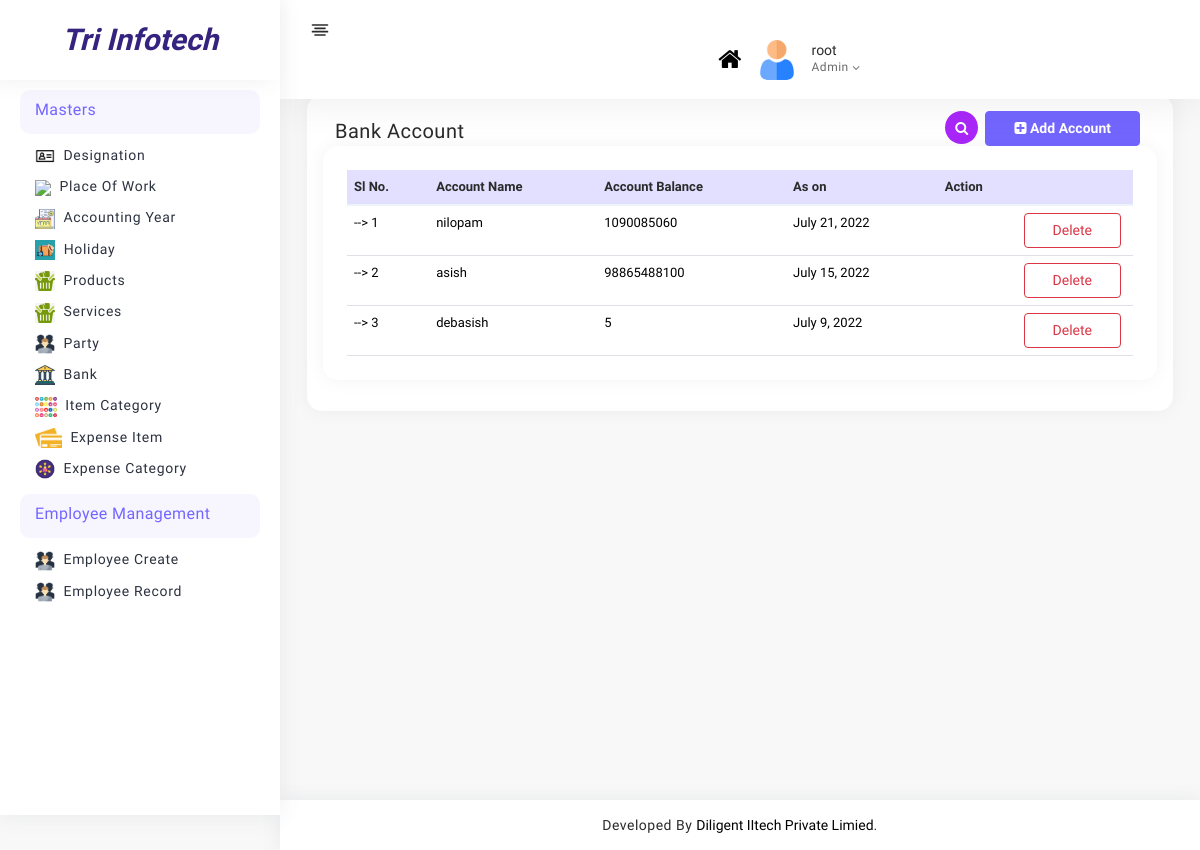
/admin_panel/bank_list/ (signed in), run on an earlier commit of the app's database.
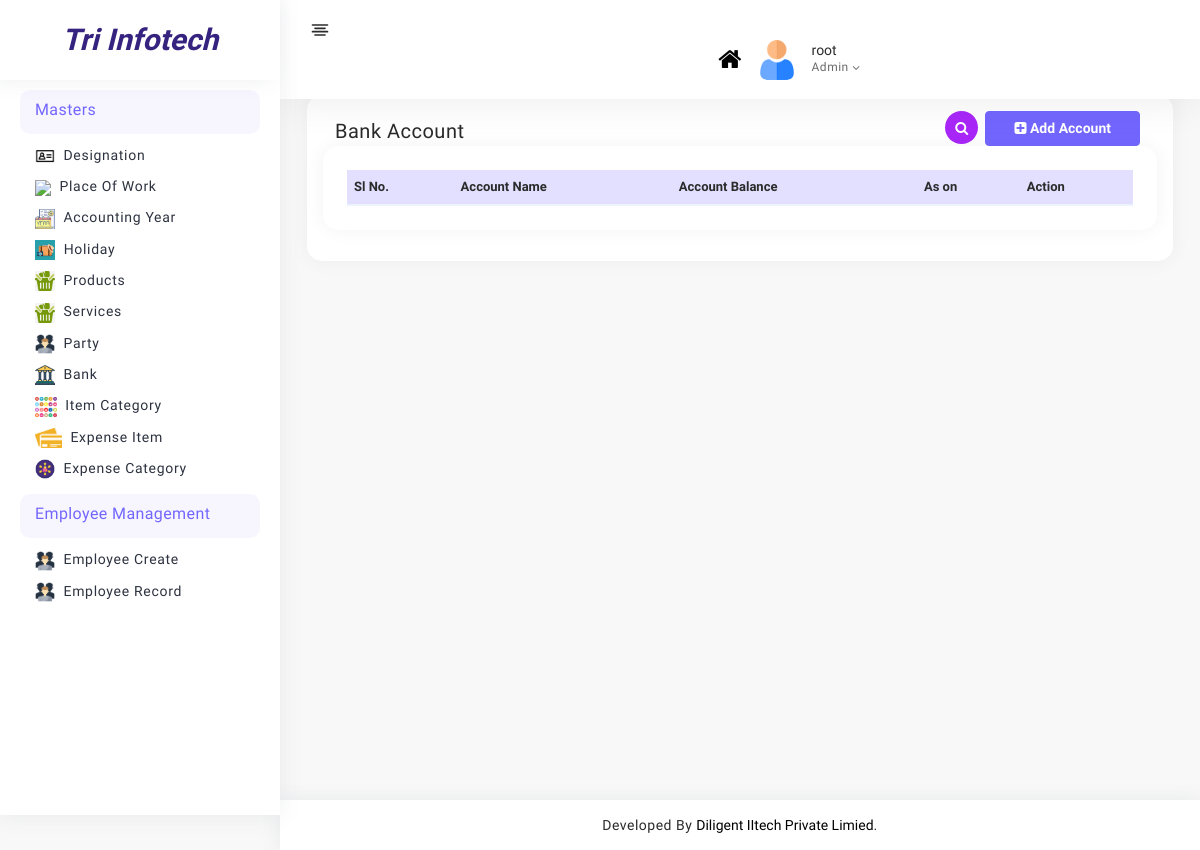
And on a later commit of the database.
### admin_panel/models.py (models this page shows, shortened)
class BankAccount(models.Model):
    name = models.CharField( max_length=100)
    balance = models.CharField( max_length=100)
    as_on = models.DateField( auto_now=False, auto_now_add=False)

### admin_panel/views.py (the view)
# urls.py: path("bank_list/",views.bank_list,name="bank_list"),
def bank_list(request):
    if request.user.is_staff:
        bank_list = BankAccount.objects.all()
        return render(request,"masters/bank/bank_list.html",{"bank_list":bank_list})
    else:
        return redirect("login")

### admin_panel/templates/masters/bank/bank_list.html (shortened to what this page needs)
{% extends 'base.html' %}
{% load static %}
{% block content %}
<div class="page-body">
  <form>
    <div class="container-fluid">
      <div class="card p-3 project-list">
        <div class="row m-0">
          <div class="col-md-6 col-6">
            <h5 class="mb-0 mt-2">Bank Account</h5>
          </div>
          <div class="col-md-6 col-6">
            <a
              class="btn btn-primary rs_add"
              href="{% url 'bank_add' %} "
              data-bs-original-title=""
              title=""
              ><i class="fa fa-plus-square"></i>
              <b class="hidden-xs">Add Account</b></a
            >
            <span
              class="badge rounded-pill badge-info text-center mt-0 srch_spn"
              ><i class="fa fa-search"></i
            ></span>
          </div>
        </div>
        <div class="card rs-mt-10 rs-br-0">
          <div class="card-body p-4 rs-p-0">
            <div class="">
              <table class="table rs_table">
                <thead>
                  <tr>
                    <th class="rs-w-5">
                      <span class="hidden-xs">Sl No.</span>
                    </th>
                    <th>Account Name</th>
                    <th>Account Balance</th>
                    <th >As on</th>
                    <th class="rs-text-right">Action</th>
                  </tr>
                </thead>
                <tbody>
                  {% for bank in bank_list %}
                  <tr>
                    <td class="rs-pr-0">
                      <span >{{ forloop.counter}}</span>
                    </td>
                    <td>{{ bank.name }}</td>
                    <td>{{ bank.balance }}</td>
                    <td>{{ bank.as_on }}</td>
                    <td>
                      <a type="button" class="btn btn-outline-danger" data-toggle="modal"
                      data-target="#exampleModal-{{forloop.counter}}">
                      Delete
              </a>
           </td>
                  </tr>
                  {% endfor %}
                </tbody>
              </table>
            </div>
          </div>
        </div>
      </div>
    </div>
  </form>
</div>
{% endblock content %}

What changed in the data, as far as the page shows it:
removed BankAccount: name "nilopam", balance "1090085060", as_on "July 21, 2022"
removed BankAccount: name "asish", balance "98865488100", as_on "July 15, 2022"
removed BankAccount: name "debasish", balance "5", as_on "July 9, 2022"
